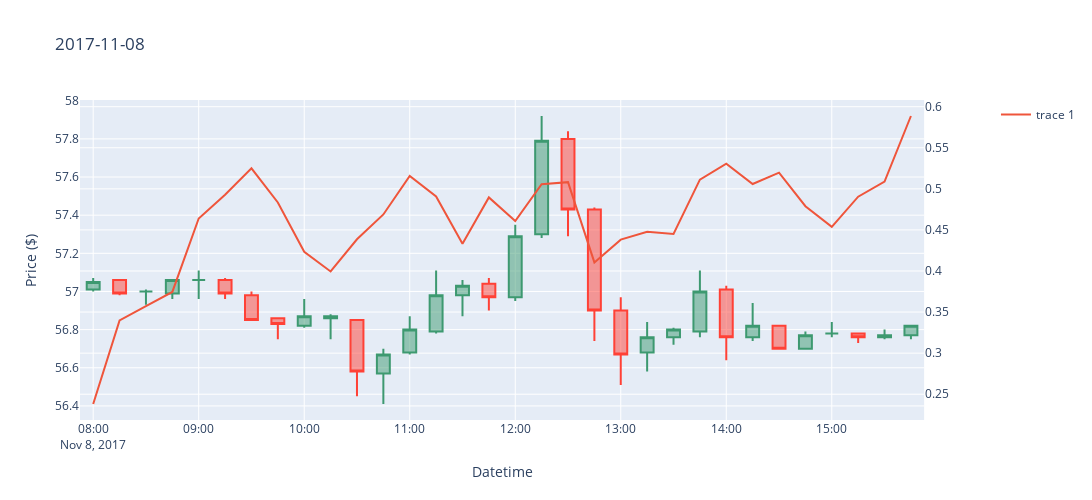
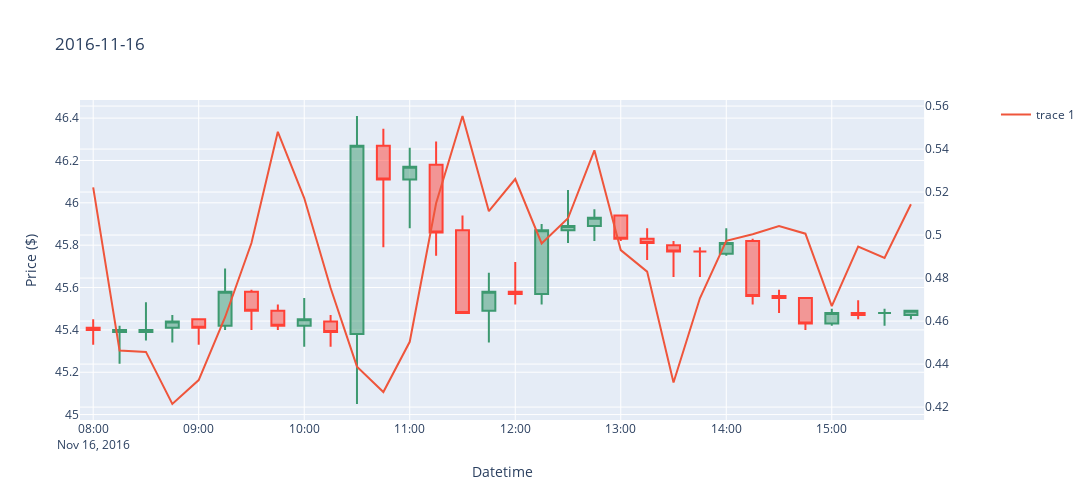

Notebook cell for these charts, in order:
### Markdown cell above
Try using simple moving average of the distance to see it helps with visualization

### Code cell
window_size = 4
sma_values = df_uturn.groupby(df_uturn['datetime'].dt.date)['high_dst_15m'].rolling(window=window_size, min_periods=1).mean().reset_index(level=0, drop=True)
df_uturn['high_dst_15m_sma'] = sma_values

for day in days[:3]:
    df_day = df_uturn[df_uturn['datetime'].dt.date == day]
    plot_candlestick(df_day, day, 'high_dst_15m_sma')
